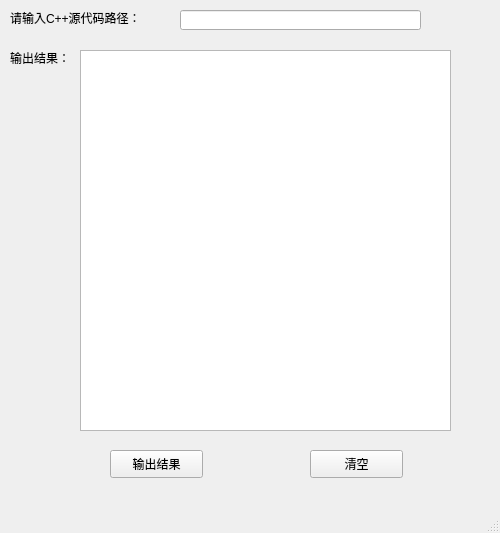
<?xml version="1.0" encoding="UTF-8"?>
<ui version="4.0">
 <class>MainWindow</class>
 <widget class="QMainWindow" name="MainWindow">
  <property name="geometry">
   <rect>
    <x>0</x>
    <y>0</y>
    <width>500</width>
    <height>533</height>
   </rect>
  </property>
  <property name="windowTitle">
   <string>MainWindow</string>
  </property>
  <widget class="QWidget" name="centralwidget">
   <widget class="QLabel" name="label">
    <property name="geometry">
     <rect>
      <x>10</x>
      <y>10</y>
      <width>151</width>
      <height>16</height>
     </rect>
    </property>
    <property name="text">
     <string>请输入C++源代码路径：</string>
    </property>
   </widget>
   <widget class="QPushButton" name="pushButton">
    <property name="geometry">
     <rect>
      <x>110</x>
      <y>450</y>
      <width>93</width>
      <height>28</height>
     </rect>
    </property>
    <property name="text">
     <string>输出结果</string>
    </property>
   </widget>
   <widget class="QPushButton" name="pushButton_2">
    <property name="geometry">
     <rect>
      <x>310</x>
      <y>450</y>
      <width>93</width>
      <height>28</height>
     </rect>
    </property>
    <property name="text">
     <string>清空</string>
    </property>
   </widget>
   <widget class="QTextEdit" name="textEdit_2">
    <property name="geometry">
     <rect>
      <x>80</x>
      <y>50</y>
      <width>371</width>
      <height>381</height>
     </rect>
    </property>
    <property name="readOnly">
     <bool>true</bool>
    </property>
   </widget>
   <widget class="QLabel" name="label_2">
    <property name="geometry">
     <rect>
      <x>10</x>
      <y>50</y>
      <width>61</width>
      <height>16</height>
     </rect>
    </property>
    <property name="text">
     <string>输出结果：</string>
    </property>
   </widget>
   <widget class="QLineEdit" name="lineEdit">
    <property name="geometry">
     <rect>
      <x>180</x>
      <y>10</y>
      <width>241</width>
      <height>20</height>
     </rect>
    </property>
   </widget>
  </widget>
  <widget class="QMenuBar" name="menubar">
   <property name="geometry">
    <rect>
     <x>0</x>
     <y>0</y>
     <width>500</width>
     <height>23</height>
    </rect>
   </property>
  </widget>
  <widget class="QStatusBar" name="statusbar"/>
 </widget>
 <resources/>
 <connections/>
</ui>
